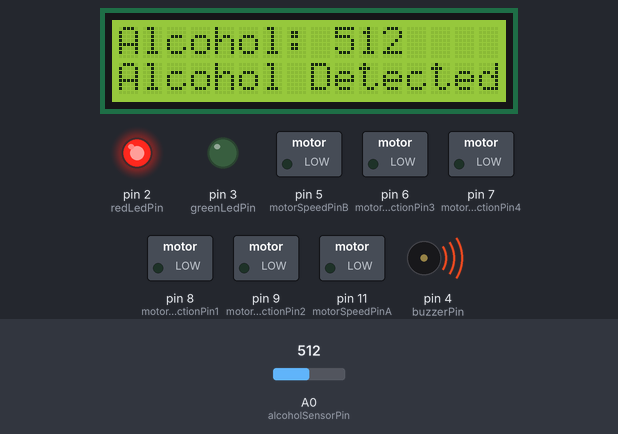
Bench run of a sketch on a simulated Arduino Uno, built with avr-gcc and run on an emulated ATmega328P. Shown: 16×2 character LCD, switched loads named in the sketch (green lamp = pin HIGH), output pins drawn as LEDs (lit = HIGH), buzzer (waves = sounding, pin HIGH). Inputs (shaded band) come from the test bench; at power-on: A0 (alcoholSensorPin) = 512. What the sketch prints to the serial monitor is not drawn.

Above: at 1.2 s.
1.3 s: A0 (alcoholSensorPin) set to 482
At 3.0 s:
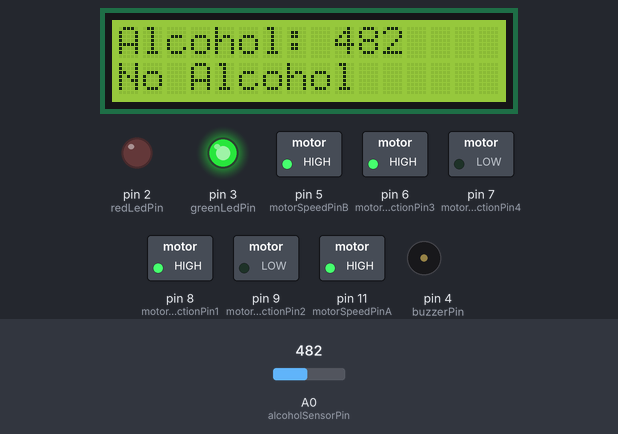
3.6 s: A0 (alcoholSensorPin) set to 510
At 5.4 s:
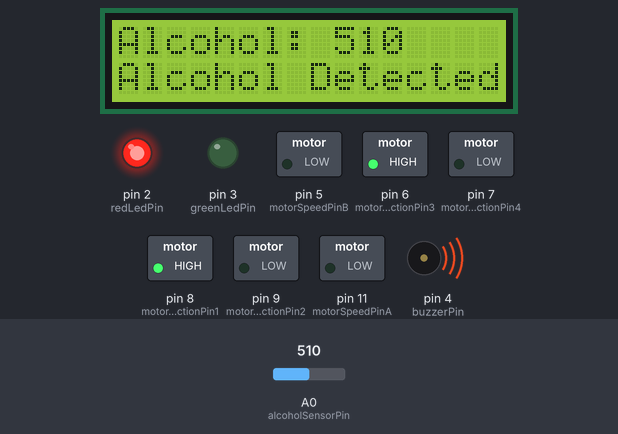
5.7 s: A0 (alcoholSensorPin) set to 490
At 7.7 s:
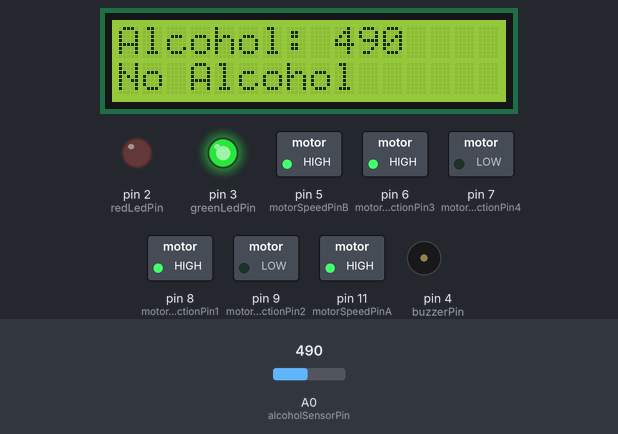
Timing chart, 0 to 9.2 s (numbered marks = the images above; inputs shaded):
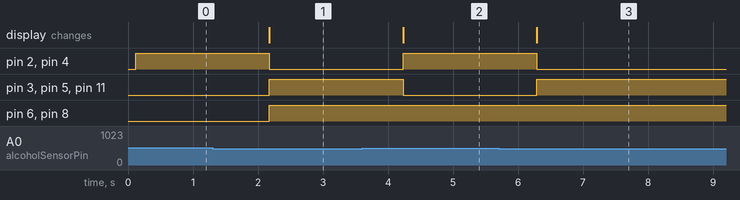

The sketch:

alcohol-detection-car.ino
```cpp
#include <Wire.h>
#include <LiquidCrystal_I2C.h>

LiquidCrystal_I2C lcd(0x27, 16, 2);

const int alcoholSensorPin = A0;
const int motorSpeedPinA = 11; // Connect to ENA on the motor driver
const int motorSpeedPinB = 5;  // Connect to ENB on the motor driver
const int motorDirectionPin1 = 8;
const int motorDirectionPin2 = 9;
const int motorDirectionPin3 = 6;
const int motorDirectionPin4 = 7;
const int buzzerPin = 4;
const int redLedPin = 2;    // Red LED for alcohol detected (engine locked)
const int greenLedPin = 3;  // Green LED for car running

const int thresholdValue = 500;  // You can adjust the threshold value according to your requirements

void setup() {
  Serial.begin(9600);

  lcd.begin(16, 2);
  lcd.backlight();
  lcd.print("Alcohol Detection & Monitoring");

  pinMode(alcoholSensorPin, INPUT);
  pinMode(motorSpeedPinA, OUTPUT);
  pinMode(motorSpeedPinB, OUTPUT);
  pinMode(motorDirectionPin1, OUTPUT);
  pinMode(motorDirectionPin2, OUTPUT);
  pinMode(motorDirectionPin3, OUTPUT);
  pinMode(motorDirectionPin4, OUTPUT);
  pinMode(buzzerPin, OUTPUT);
  pinMode(redLedPin, OUTPUT);
  pinMode(greenLedPin, OUTPUT);
}

void loop() {
  int alcoholValue = analogRead(alcoholSensorPin);

  // Display alcohol sensor value on LCD
  lcd.clear();
  lcd.print("Alcohol: ");
  lcd.print(alcoholValue);

  // Display alcohol sensor value on Serial Monitor
  Serial.print("Alcohol: ");
  Serial.println(alcoholValue);

  if (alcoholValue > thresholdValue) {
    lcd.setCursor(0, 1);
    lcd.print("Alcohol Detected");

    digitalWrite(buzzerPin, HIGH);
    digitalWrite(redLedPin, HIGH);
    digitalWrite(greenLedPin, LOW);

    // Lock the engine by stopping the motors
    stopMotors();

    // Output status on Serial Monitor
    Serial.println("Engine Locked - Alcohol Detected");
  } else {
    lcd.setCursor(0, 1);
    lcd.print("No Alcohol");

    digitalWrite(buzzerPin, LOW);
    digitalWrite(redLedPin, LOW);
    digitalWrite(greenLedPin, HIGH);

    // Allow the engine to run
    runMotors();

    // Output status on Serial Monitor
    Serial.println("Car Running - No Alcohol Detected");
  }

  delay(1000);
}

void stopMotors() {
  digitalWrite(motorSpeedPinA, LOW);
  digitalWrite(motorSpeedPinB, LOW);
}

void runMotors() {
  digitalWrite(motorDirectionPin1, HIGH);
  digitalWrite(motorDirectionPin2, LOW);
  digitalWrite(motorDirectionPin3, HIGH);
  digitalWrite(motorDirectionPin4, LOW);

  analogWrite(motorSpeedPinA, 255);
  analogWrite(motorSpeedPinB, 255);
}
```

Measured:
- the behaviour switches between 501 and 500 on A0 (alcoholSensorPin) (found by bisection; images 0 and 1)
- after the input at 1.3 s, pin 2 (redLedPin), pin 4 (buzzerPin): HIGH → LOW after 0.88 s; pin 3 (greenLedPin), pin 5 (motorSpeedPinB), pin 6 (motorDirectionPin3), pin 8 (motorDirectionPin1), pin 11 (motorSpeedPinA): LOW → HIGH after 0.88 s; the display: changes after 0.88 s (image 1)
- after the input at 3.6 s, pin 2 (redLedPin), pin 4 (buzzerPin): LOW → HIGH after 0.63 s; pin 3 (greenLedPin), pin 5 (motorSpeedPinB), pin 11 (motorSpeedPinA): HIGH → LOW after 0.63 s; the display: changes after 0.63 s (image 2)
- after the input at 5.7 s, pin 2 (redLedPin), pin 4 (buzzerPin): HIGH → LOW after 0.59 s; pin 3 (greenLedPin), pin 5 (motorSpeedPinB), pin 11 (motorSpeedPinA): LOW → HIGH after 0.59 s; the display: changes after 0.59 s (image 3)
